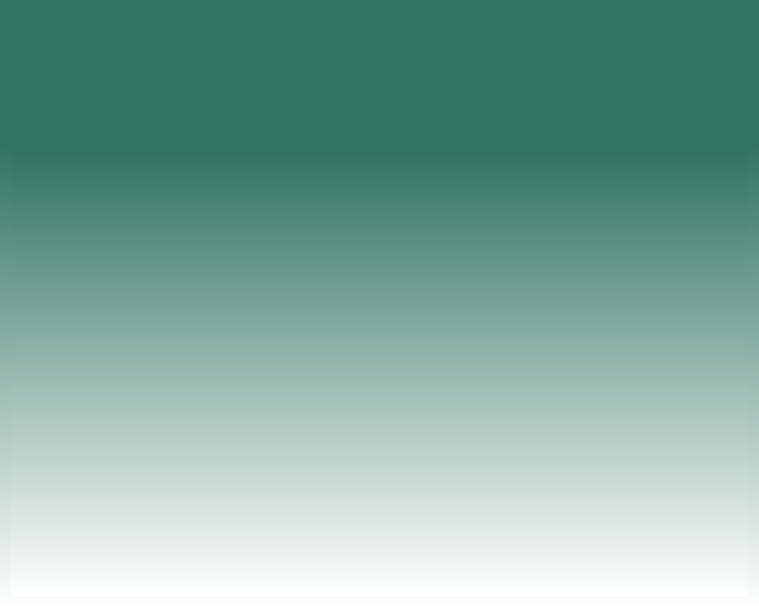
<?xml version="1.0" encoding="UTF-8"?>
<ui version="4.0">
 <class>StartWindow</class>
 <widget class="QDialog" name="StartWindow">
  <property name="geometry">
   <rect>
    <x>0</x>
    <y>0</y>
    <width>759</width>
    <height>607</height>
   </rect>
  </property>
  <property name="palette">
   <palette>
    <active>
     <colorrole role="Button">
      <brush brushstyle="SolidPattern">
       <color alpha="255">
        <red>255</red>
        <green>255</green>
        <blue>255</blue>
       </color>
      </brush>
     </colorrole>
     <colorrole role="Base">
      <brush brushstyle="SolidPattern">
       <color alpha="255">
        <red>255</red>
        <green>255</green>
        <blue>255</blue>
       </color>
      </brush>
     </colorrole>
     <colorrole role="Window">
      <brush brushstyle="SolidPattern">
       <color alpha="255">
        <red>255</red>
        <green>255</green>
        <blue>255</blue>
       </color>
      </brush>
     </colorrole>
    </active>
    <inactive>
     <colorrole role="Button">
      <brush brushstyle="SolidPattern">
       <color alpha="255">
        <red>255</red>
        <green>255</green>
        <blue>255</blue>
       </color>
      </brush>
     </colorrole>
     <colorrole role="Base">
      <brush brushstyle="SolidPattern">
       <color alpha="255">
        <red>255</red>
        <green>255</green>
        <blue>255</blue>
       </color>
      </brush>
     </colorrole>
     <colorrole role="Window">
      <brush brushstyle="SolidPattern">
       <color alpha="255">
        <red>255</red>
        <green>255</green>
        <blue>255</blue>
       </color>
      </brush>
     </colorrole>
    </inactive>
    <disabled>
     <colorrole role="Button">
      <brush brushstyle="SolidPattern">
       <color alpha="255">
        <red>255</red>
        <green>255</green>
        <blue>255</blue>
       </color>
      </brush>
     </colorrole>
     <colorrole role="Base">
      <brush brushstyle="SolidPattern">
       <color alpha="255">
        <red>255</red>
        <green>255</green>
        <blue>255</blue>
       </color>
      </brush>
     </colorrole>
     <colorrole role="Window">
      <brush brushstyle="SolidPattern">
       <color alpha="255">
        <red>255</red>
        <green>255</green>
        <blue>255</blue>
       </color>
      </brush>
     </colorrole>
    </disabled>
   </palette>
  </property>
  <property name="windowTitle">
   <string>Dialog</string>
  </property>
  <property name="styleSheet">
   <string notr="true">background-color: qlineargradient(spread:pad, x1:1, y1:0.238636, x2:1, y2:1, stop:0 rgba(49, 116, 96, 255), stop:1 rgba(255, 255, 255, 255));</string>
  </property>
  <layout class="QHBoxLayout" name="horizontalLayout">
   <item>
    <widget class="QStackedWidget" name="stackedWidget">
     <property name="palette">
      <palette>
       <active>
        <colorrole role="Button">
         <brush brushstyle="SolidPattern">
          <color alpha="255">
           <red>255</red>
           <green>255</green>
           <blue>255</blue>
          </color>
         </brush>
        </colorrole>
        <colorrole role="Base">
         <brush brushstyle="SolidPattern">
          <color alpha="255">
           <red>255</red>
           <green>255</green>
           <blue>255</blue>
          </color>
         </brush>
        </colorrole>
        <colorrole role="Window">
         <brush brushstyle="LinearGradientPattern">
          <gradient startx="1.000000000000000" starty="0.238636000000000" endx="1.000000000000000" endy="1.000000000000000" type="LinearGradient" spread="PadSpread" coordinatemode="ObjectBoundingMode">
           <gradientstop position="0.000000000000000">
            <color alpha="255">
             <red>49</red>
             <green>116</green>
             <blue>96</blue>
            </color>
           </gradientstop>
           <gradientstop position="1.000000000000000">
            <color alpha="255">
             <red>255</red>
             <green>255</green>
             <blue>255</blue>
            </color>
           </gradientstop>
          </gradient>
         </brush>
        </colorrole>
        <colorrole role="Shadow">
         <brush brushstyle="SolidPattern">
          <color alpha="255">
           <red>255</red>
           <green>255</green>
           <blue>255</blue>
          </color>
         </brush>
        </colorrole>
       </active>
       <inactive>
        <colorrole role="Button">
         <brush brushstyle="SolidPattern">
          <color alpha="255">
           <red>255</red>
           <green>255</green>
           <blue>255</blue>
          </color>
         </brush>
        </colorrole>
        <colorrole role="Base">
         <brush brushstyle="SolidPattern">
          <color alpha="255">
           <red>255</red>
           <green>255</green>
           <blue>255</blue>
          </color>
         </brush>
        </colorrole>
        <colorrole role="Window">
         <brush brushstyle="LinearGradientPattern">
          <gradient startx="1.000000000000000" starty="0.238636000000000" endx="1.000000000000000" endy="1.000000000000000" type="LinearGradient" spread="PadSpread" coordinatemode="ObjectBoundingMode">
           <gradientstop position="0.000000000000000">
            <color alpha="255">
             <red>49</red>
             <green>116</green>
             <blue>96</blue>
            </color>
           </gradientstop>
           <gradientstop position="1.000000000000000">
            <color alpha="255">
             <red>255</red>
             <green>255</green>
             <blue>255</blue>
            </color>
           </gradientstop>
          </gradient>
         </brush>
        </colorrole>
        <colorrole role="Shadow">
         <brush brushstyle="SolidPattern">
          <color alpha="255">
           <red>255</red>
           <green>255</green>
           <blue>255</blue>
          </color>
         </brush>
        </colorrole>
       </inactive>
       <disabled>
        <colorrole role="Button">
         <brush brushstyle="SolidPattern">
          <color alpha="255">
           <red>255</red>
           <green>255</green>
           <blue>255</blue>
          </color>
         </brush>
        </colorrole>
        <colorrole role="Base">
         <brush brushstyle="SolidPattern">
          <color alpha="255">
           <red>0</red>
           <green>0</green>
           <blue>0</blue>
          </color>
         </brush>
        </colorrole>
        <colorrole role="Window">
         <brush brushstyle="LinearGradientPattern">
          <gradient startx="1.000000000000000" starty="0.238636000000000" endx="1.000000000000000" endy="1.000000000000000" type="LinearGradient" spread="PadSpread" coordinatemode="ObjectBoundingMode">
           <gradientstop position="0.000000000000000">
            <color alpha="255">
             <red>49</red>
             <green>116</green>
             <blue>96</blue>
            </color>
           </gradientstop>
           <gradientstop position="1.000000000000000">
            <color alpha="255">
             <red>255</red>
             <green>255</green>
             <blue>255</blue>
            </color>
           </gradientstop>
          </gradient>
         </brush>
        </colorrole>
        <colorrole role="Shadow">
         <brush brushstyle="SolidPattern">
          <color alpha="255">
           <red>255</red>
           <green>255</green>
           <blue>255</blue>
          </color>
         </brush>
        </colorrole>
       </disabled>
      </palette>
     </property>
     <property name="toolTipDuration">
      <number>0</number>
     </property>
     <property name="styleSheet">
      <string notr="true">background-color: qlineargradient(spread:pad, x1:1, y1:0.238636, x2:1, y2:1, stop:0 rgba(49, 116, 96, 255), stop:1 rgba(255, 255, 255, 255));</string>
     </property>
     <property name="currentIndex">
      <number>1</number>
     </property>
     <widget class="LoginWidget" name="PageLogin">
      <property name="palette">
       <palette>
        <active>
         <colorrole role="Button">
          <brush brushstyle="SolidPattern">
           <color alpha="255">
            <red>255</red>
            <green>255</green>
            <blue>255</blue>
           </color>
          </brush>
         </colorrole>
         <colorrole role="Base">
          <brush brushstyle="SolidPattern">
           <color alpha="255">
            <red>255</red>
            <green>255</green>
            <blue>255</blue>
           </color>
          </brush>
         </colorrole>
         <colorrole role="Window">
          <brush brushstyle="SolidPattern">
           <color alpha="255">
            <red>255</red>
            <green>255</green>
            <blue>255</blue>
           </color>
          </brush>
         </colorrole>
        </active>
        <inactive>
         <colorrole role="Button">
          <brush brushstyle="SolidPattern">
           <color alpha="255">
            <red>255</red>
            <green>255</green>
            <blue>255</blue>
           </color>
          </brush>
         </colorrole>
         <colorrole role="Base">
          <brush brushstyle="SolidPattern">
           <color alpha="255">
            <red>255</red>
            <green>255</green>
            <blue>255</blue>
           </color>
          </brush>
         </colorrole>
         <colorrole role="Window">
          <brush brushstyle="SolidPattern">
           <color alpha="255">
            <red>255</red>
            <green>255</green>
            <blue>255</blue>
           </color>
          </brush>
         </colorrole>
        </inactive>
        <disabled>
         <colorrole role="Button">
          <brush brushstyle="SolidPattern">
           <color alpha="255">
            <red>255</red>
            <green>255</green>
            <blue>255</blue>
           </color>
          </brush>
         </colorrole>
         <colorrole role="Base">
          <brush brushstyle="SolidPattern">
           <color alpha="255">
            <red>255</red>
            <green>255</green>
            <blue>255</blue>
           </color>
          </brush>
         </colorrole>
         <colorrole role="Window">
          <brush brushstyle="SolidPattern">
           <color alpha="255">
            <red>255</red>
            <green>255</green>
            <blue>255</blue>
           </color>
          </brush>
         </colorrole>
        </disabled>
       </palette>
      </property>
     </widget>
     <widget class="RegisterForm" name="PageRegister">
      <property name="palette">
       <palette>
        <active>
         <colorrole role="Button">
          <brush brushstyle="SolidPattern">
           <color alpha="255">
            <red>255</red>
            <green>255</green>
            <blue>255</blue>
           </color>
          </brush>
         </colorrole>
         <colorrole role="Base">
          <brush brushstyle="SolidPattern">
           <color alpha="255">
            <red>255</red>
            <green>255</green>
            <blue>255</blue>
           </color>
          </brush>
         </colorrole>
         <colorrole role="Window">
          <brush brushstyle="SolidPattern">
           <color alpha="255">
            <red>255</red>
            <green>255</green>
            <blue>255</blue>
           </color>
          </brush>
         </colorrole>
        </active>
        <inactive>
         <colorrole role="Button">
          <brush brushstyle="SolidPattern">
           <color alpha="255">
            <red>255</red>
            <green>255</green>
            <blue>255</blue>
           </color>
          </brush>
         </colorrole>
         <colorrole role="Base">
          <brush brushstyle="SolidPattern">
           <color alpha="255">
            <red>255</red>
            <green>255</green>
            <blue>255</blue>
           </color>
          </brush>
         </colorrole>
         <colorrole role="Window">
          <brush brushstyle="SolidPattern">
           <color alpha="255">
            <red>255</red>
            <green>255</green>
            <blue>255</blue>
           </color>
          </brush>
         </colorrole>
        </inactive>
        <disabled>
         <colorrole role="Button">
          <brush brushstyle="SolidPattern">
           <color alpha="255">
            <red>255</red>
            <green>255</green>
            <blue>255</blue>
           </color>
          </brush>
         </colorrole>
         <colorrole role="Base">
          <brush brushstyle="SolidPattern">
           <color alpha="255">
            <red>255</red>
            <green>255</green>
            <blue>255</blue>
           </color>
          </brush>
         </colorrole>
         <colorrole role="Window">
          <brush brushstyle="SolidPattern">
           <color alpha="255">
            <red>255</red>
            <green>255</green>
            <blue>255</blue>
           </color>
          </brush>
         </colorrole>
        </disabled>
       </palette>
      </property>
     </widget>
    </widget>
   </item>
  </layout>
 </widget>
 <customwidgets>
  <customwidget>
   <class>LoginWidget</class>
   <extends>QWidget</extends>
   <header>source/loginwidget.h</header>
   <container>1</container>
  </customwidget>
  <customwidget>
   <class>RegisterForm</class>
   <extends>QWidget</extends>
   <header>source/registerform.h</header>
   <container>1</container>
  </customwidget>
 </customwidgets>
 <resources/>
 <connections/>
</ui>
